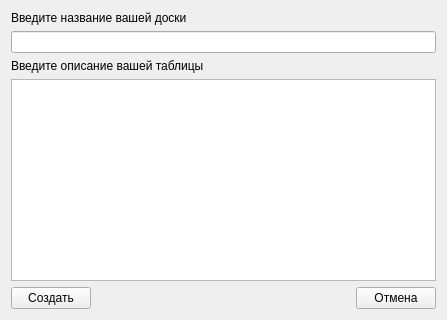
<?xml version="1.0" encoding="UTF-8"?>
<ui version="4.0">
 <class>createBoard</class>
 <widget class="QWidget" name="createBoard">
  <property name="geometry">
   <rect>
    <x>0</x>
    <y>0</y>
    <width>447</width>
    <height>320</height>
   </rect>
  </property>
  <property name="windowTitle">
   <string>NedoRello</string>
  </property>
  <property name="styleSheet">
   <string notr="true">background-image: url(:/Assets/bg.png);</string>
  </property>
  <layout class="QVBoxLayout" name="verticalLayout_3">
   <item>
    <layout class="QVBoxLayout" name="verticalLayout">
     <item>
      <widget class="QLabel" name="labelNameBoard">
       <property name="text">
        <string>Введите название вашей доски</string>
       </property>
      </widget>
     </item>
     <item>
      <widget class="QLineEdit" name="editNameBoard"/>
     </item>
    </layout>
   </item>
   <item>
    <layout class="QVBoxLayout" name="verticalLayout_2">
     <item>
      <widget class="QLabel" name="labelDescriptionBoard">
       <property name="text">
        <string>Введите описание вашей таблицы</string>
       </property>
      </widget>
     </item>
     <item>
      <widget class="QTextEdit" name="editDesriptionBoard">
       <property name="html">
        <string>&lt;!DOCTYPE HTML PUBLIC &quot;-//W3C//DTD HTML 4.0//EN&quot; &quot;http://www.w3.org/TR/REC-html40/strict.dtd&quot;&gt;
&lt;html&gt;&lt;head&gt;&lt;meta name=&quot;qrichtext&quot; content=&quot;1&quot; /&gt;&lt;meta charset=&quot;utf-8&quot; /&gt;&lt;style type=&quot;text/css&quot;&gt;
p, li { white-space: pre-wrap; }
hr { height: 1px; border-width: 0; }
li.unchecked::marker { content: &quot;\2610&quot;; }
li.checked::marker { content: &quot;\2612&quot;; }
&lt;/style&gt;&lt;/head&gt;&lt;body style=&quot; font-family:'Segoe UI'; font-size:9pt; font-weight:400; font-style:normal;&quot;&gt;
&lt;p style=&quot;-qt-paragraph-type:empty; margin-top:0px; margin-bottom:0px; margin-left:0px; margin-right:0px; -qt-block-indent:0; text-indent:0px;&quot;&gt;&lt;br /&gt;&lt;/p&gt;&lt;/body&gt;&lt;/html&gt;</string>
       </property>
      </widget>
     </item>
    </layout>
   </item>
   <item>
    <layout class="QHBoxLayout" name="horizontalLayout">
     <item>
      <widget class="QPushButton" name="buttonCreate">
       <property name="text">
        <string>Создать</string>
       </property>
      </widget>
     </item>
     <item>
      <spacer name="horizontalSpacer">
       <property name="orientation">
        <enum>Qt::Horizontal</enum>
       </property>
       <property name="sizeHint" stdset="0">
        <size>
         <width>40</width>
         <height>20</height>
        </size>
       </property>
      </spacer>
     </item>
     <item>
      <widget class="QPushButton" name="buttonCancel">
       <property name="text">
        <string>Отмена</string>
       </property>
      </widget>
     </item>
    </layout>
   </item>
  </layout>
 </widget>
 <resources/>
 <connections/>
</ui>
